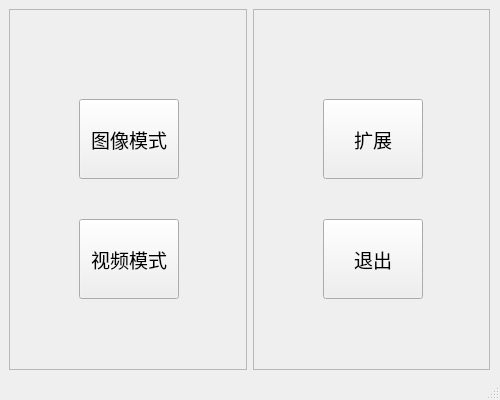
<?xml version="1.0" encoding="UTF-8"?>
<ui version="4.0">
 <class>MainWindow</class>
 <widget class="QMainWindow" name="MainWindow">
  <property name="geometry">
   <rect>
    <x>0</x>
    <y>0</y>
    <width>500</width>
    <height>400</height>
   </rect>
  </property>
  <property name="minimumSize">
   <size>
    <width>500</width>
    <height>400</height>
   </size>
  </property>
  <property name="maximumSize">
   <size>
    <width>500</width>
    <height>400</height>
   </size>
  </property>
  <property name="windowTitle">
   <string>MainWindow</string>
  </property>
  <widget class="QWidget" name="centralwidget">
   <widget class="QWidget" name="horizontalLayoutWidget">
    <property name="geometry">
     <rect>
      <x>9</x>
      <y>9</y>
      <width>481</width>
      <height>361</height>
     </rect>
    </property>
    <layout class="QHBoxLayout" name="horizontalLayout">
     <item>
      <widget class="QFrame" name="frame">
       <property name="frameShape">
        <enum>QFrame::StyledPanel</enum>
       </property>
       <property name="frameShadow">
        <enum>QFrame::Raised</enum>
       </property>
       <widget class="QPushButton" name="pushButton">
        <property name="geometry">
         <rect>
          <x>70</x>
          <y>90</y>
          <width>100</width>
          <height>80</height>
         </rect>
        </property>
        <property name="minimumSize">
         <size>
          <width>100</width>
          <height>80</height>
         </size>
        </property>
        <property name="maximumSize">
         <size>
          <width>100</width>
          <height>80</height>
         </size>
        </property>
        <property name="font">
         <font>
          <family>Agency FB</family>
          <pointsize>14</pointsize>
         </font>
        </property>
        <property name="whatsThis">
         <string>&lt;html&gt;&lt;head/&gt;&lt;body&gt;&lt;p&gt;&lt;span style=&quot; font-size:10pt;&quot;&gt;进入图像检测模式&lt;/span&gt;&lt;/p&gt;&lt;/body&gt;&lt;/html&gt;</string>
        </property>
        <property name="text">
         <string>图像模式</string>
        </property>
       </widget>
       <widget class="QPushButton" name="pushButton_2">
        <property name="geometry">
         <rect>
          <x>70</x>
          <y>210</y>
          <width>100</width>
          <height>80</height>
         </rect>
        </property>
        <property name="minimumSize">
         <size>
          <width>100</width>
          <height>80</height>
         </size>
        </property>
        <property name="maximumSize">
         <size>
          <width>100</width>
          <height>80</height>
         </size>
        </property>
        <property name="font">
         <font>
          <family>Agency FB</family>
          <pointsize>14</pointsize>
         </font>
        </property>
        <property name="whatsThis">
         <string>&lt;html&gt;&lt;head/&gt;&lt;body&gt;&lt;p&gt;&lt;span style=&quot; font-size:10pt;&quot;&gt;调用摄像头进行检测&lt;/span&gt;&lt;/p&gt;&lt;/body&gt;&lt;/html&gt;</string>
        </property>
        <property name="text">
         <string>视频模式</string>
        </property>
       </widget>
      </widget>
     </item>
     <item>
      <widget class="QFrame" name="frame_2">
       <property name="frameShape">
        <enum>QFrame::StyledPanel</enum>
       </property>
       <property name="frameShadow">
        <enum>QFrame::Raised</enum>
       </property>
       <widget class="QPushButton" name="pushButton_3">
        <property name="geometry">
         <rect>
          <x>70</x>
          <y>90</y>
          <width>100</width>
          <height>80</height>
         </rect>
        </property>
        <property name="minimumSize">
         <size>
          <width>100</width>
          <height>80</height>
         </size>
        </property>
        <property name="maximumSize">
         <size>
          <width>100</width>
          <height>80</height>
         </size>
        </property>
        <property name="font">
         <font>
          <family>Agency FB</family>
          <pointsize>14</pointsize>
         </font>
        </property>
        <property name="whatsThis">
         <string>&lt;html&gt;&lt;head/&gt;&lt;body&gt;&lt;p&gt;&lt;span style=&quot; font-size:10pt;&quot;&gt;进行数据标注、模型更新等&lt;/span&gt;&lt;/p&gt;&lt;/body&gt;&lt;/html&gt;</string>
        </property>
        <property name="text">
         <string>扩展</string>
        </property>
       </widget>
       <widget class="QPushButton" name="pushButton_4">
        <property name="geometry">
         <rect>
          <x>70</x>
          <y>210</y>
          <width>100</width>
          <height>80</height>
         </rect>
        </property>
        <property name="minimumSize">
         <size>
          <width>100</width>
          <height>80</height>
         </size>
        </property>
        <property name="maximumSize">
         <size>
          <width>100</width>
          <height>80</height>
         </size>
        </property>
        <property name="font">
         <font>
          <family>Agency FB</family>
          <pointsize>14</pointsize>
         </font>
        </property>
        <property name="text">
         <string>退出</string>
        </property>
       </widget>
      </widget>
     </item>
    </layout>
   </widget>
  </widget>
  <widget class="QStatusBar" name="statusbar"/>
 </widget>
 <resources/>
 <connections>
  <connection>
   <sender>pushButton</sender>
   <signal>clicked()</signal>
   <receiver>MainWindow</receiver>
   <slot>picModel()</slot>
   <hints>
    <hint type="sourcelabel">
     <x>140</x>
     <y>152</y>
    </hint>
    <hint type="destinationlabel">
     <x>105</x>
     <y>376</y>
    </hint>
   </hints>
  </connection>
  <connection>
   <sender>pushButton_2</sender>
   <signal>clicked()</signal>
   <receiver>MainWindow</receiver>
   <slot>videoModel()</slot>
   <hints>
    <hint type="sourcelabel">
     <x>145</x>
     <y>277</y>
    </hint>
    <hint type="destinationlabel">
     <x>162</x>
     <y>374</y>
    </hint>
   </hints>
  </connection>
  <connection>
   <sender>pushButton_4</sender>
   <signal>clicked()</signal>
   <receiver>MainWindow</receiver>
   <slot>close()</slot>
   <hints>
    <hint type="sourcelabel">
     <x>376</x>
     <y>266</y>
    </hint>
    <hint type="destinationlabel">
     <x>415</x>
     <y>371</y>
    </hint>
   </hints>
  </connection>
  <connection>
   <sender>pushButton_3</sender>
   <signal>clicked()</signal>
   <receiver>MainWindow</receiver>
   <slot>labelImg()</slot>
   <hints>
    <hint type="sourcelabel">
     <x>354</x>
     <y>133</y>
    </hint>
    <hint type="destinationlabel">
     <x>332</x>
     <y>372</y>
    </hint>
   </hints>
  </connection>
 </connections>
 <slots>
  <slot>picModel()</slot>
  <slot>videoModel()</slot>
  <slot>labelImg()</slot>
 </slots>
</ui>
